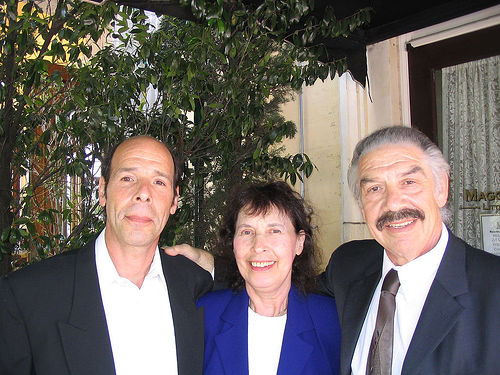
//> input picture labs/common/dlib/examples/faces/2008_001322.jpg, 500 x 375 px, given in place of the camera
$ ./face_detection_opencv_haar   (built with g++ and OpenCV 4)
//> lines starting //> are read from the running program, lines starting //| are printed output that depends on the picture; after the words box and inside, x2 and y2 are one past the last pixel; in counts of white or black regions, pixels touching at a corner belong together
//> further down, frame is the input picture: 375 rows x 500 cols, CV_8UC3; mean B, G, R 97.7, 102, 109.3
#include "opencv2/objdetect.hpp"
#include "opencv2/videoio.hpp"
#include "opencv2/highgui.hpp"
#include "opencv2/imgproc.hpp"

#include <iostream>
#include <stdio.h>

using namespace std;
using namespace cv;

/** Global variables */
String faceCascadePath;
CascadeClassifier faceCascade;

void detectFaceOpenCVHaar(CascadeClassifier faceCascade, Mat &frameOpenCVHaar, int inHeight=300, int inWidth=0)
{
//> called with inHeight = 300, inWidth = 0
    int frameHeight = frameOpenCVHaar.rows;
//> frameHeight = 375
    int frameWidth = frameOpenCVHaar.cols;
//> frameWidth = 500
    if (!inWidth)
        inWidth = (int)((frameWidth / (float)frameHeight) * inHeight);
//> inWidth = 400

    float scaleHeight = frameHeight / (float)inHeight;
//> scaleHeight = 1.25
    float scaleWidth = frameWidth / (float)inWidth;
//> scaleWidth = 1.25

    Mat frameOpenCVHaarSmall, frameGray;
    resize(frameOpenCVHaar, frameOpenCVHaarSmall, Size(inWidth, inHeight));
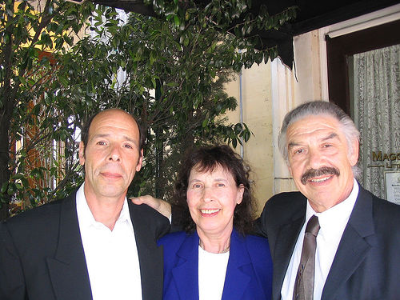
//> frameOpenCVHaarSmall: 300 rows x 400 cols, CV_8UC3; mean B, G, R 97.6, 101.8, 109.2
    cvtColor(frameOpenCVHaarSmall, frameGray, COLOR_BGR2GRAY);
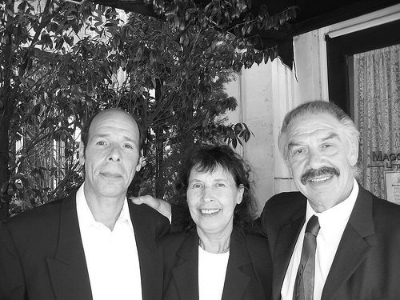
//> frameGray: 300 rows x 400 cols, CV_8UC1; min 3, max 255, mean 103.6

    std::vector<Rect> faces;
    faceCascade.detectMultiScale(frameGray, faces);
//> faces = 3 Rects (x, y, width, height): [179, 164, 61, 61], [78, 117, 73, 73], [18, 151, 51, 51]

    for ( size_t i = 0; i < faces.size(); i++ )
    {
      int x1 = (int)(faces[i].x * scaleWidth);
      int y1 = (int)(faces[i].y * scaleHeight);
      int x2 = (int)((faces[i].x + faces[i].width) * scaleWidth);
      int y2 = (int)((faces[i].y + faces[i].height) * scaleHeight);
      rectangle(frameOpenCVHaar, Point(x1, y1), Point(x2, y2), Scalar(0,255,0), (int)(frameHeight/150.0), 4);
    }
//> this loop made 3 passes
//> (x1, y1, x2, y2) on passes 1 to 3: (223, 205, 300, 281), (97, 146, 188, 237), (22, 188, 86, 252)
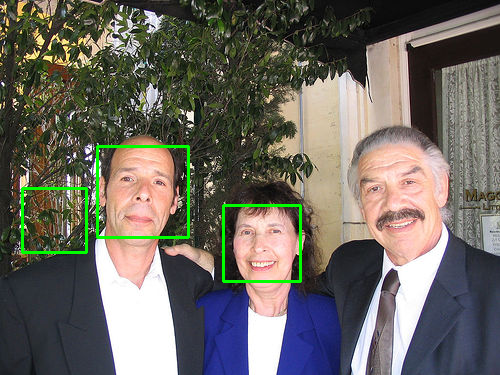
//> frameOpenCVHaar: 375 rows x 500 cols, CV_8UC3; 1.48% of pixels changed, all inside (x1, y1, x2, y2) = (21, 145, 302, 283)
}


int main( int argc, const char** argv )
{
  faceCascadePath = "../models/haarcascade_frontalface_default.xml";

  if( !faceCascade.load( faceCascadePath ) ){ printf("--(!)Error loading face cascade\n"); return -1; };

  VideoCapture source;
  if (argc == 1)
      source.open(0);
  else
      source.open(argv[1]);
  Mat frame;

  double tt_opencvHaar = 0;
  double fpsOpencvHaar = 0;
  while(1)
  {
      source >> frame;
      if(frame.empty())
          break;
      double t = cv::getTickCount();
      detectFaceOpenCVHaar ( faceCascade, frame );
      tt_opencvHaar = ((double)cv::getTickCount() - t)/cv::getTickFrequency();
      fpsOpencvHaar = 1/tt_opencvHaar;
      putText(frame, format("OpenCV HAAR ; FPS = %.2f",fpsOpencvHaar), Point(10, 50), FONT_HERSHEY_SIMPLEX, 1.4, Scalar(0, 0, 255), 4);
      imshow( "OpenCV - HAAR Face Detection", frame );
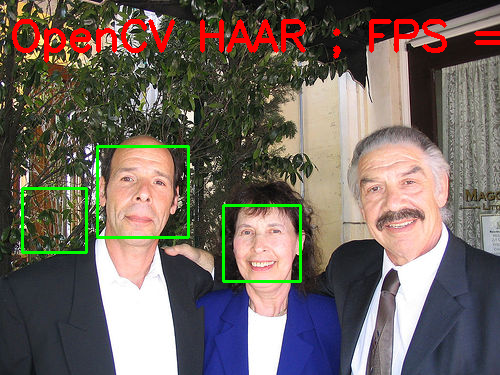
//> window 'OpenCV - HAAR Face Detection': 375 rows x 500 cols, CV_8UC3; mean B, G, R 95, 102.4, 112.7
      int k = waitKey(5);
//> the Esc key is pressed
      if(k == 27)
      {
        destroyAllWindows();
        break;
      }
    }
}

$ run again, on labs/common/dlib/examples/faces/2008_002470.jpg
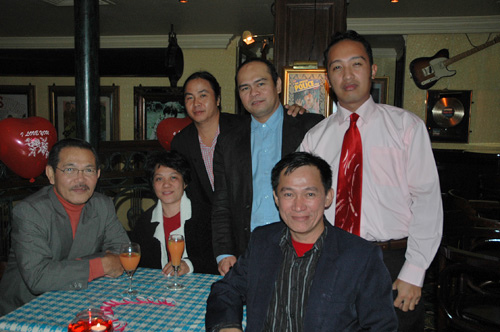
//> input picture labs/common/dlib/examples/faces/2008_002470.jpg, 500 x 332 px, given in place of the camera
//> frame is the input picture: 332 rows x 500 cols, CV_8UC3; mean B, G, R 57.9, 62.1, 66.5
//> faces = 6 Rects (x, y, width, height): [135, 151, 31, 31], [161, 75, 35, 35], [209, 61, 42, 42], [47, 134, 49, 49], [289, 41, 50, 50], [243, 154, 55, 55]
//> the loop in detectFaceOpenCVHaar, `for ( size_t i = 0; i < faces.size(); i++ )` made 6 passes
//> (x1, y1, x2, y2) on passes 1 to 6: (149, 167, 184, 201), (178, 83, 217, 121), (231, 67, 278, 113), (52, 148, 106, 202), (320, 45, 375, 100), (269, 170, 330, 231)
//> after the loop in detectFaceOpenCVHaar, `for ( size_t i = 0; i < faces.size(); i++ )`:
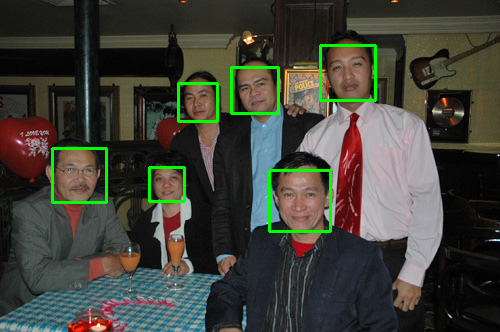
//> frameOpenCVHaar: 332 rows x 500 cols, CV_8UC3; 2.08% of pixels changed, all inside (x1, y1, x2, y2) = (51, 44, 377, 233)
//> `imshow( "OpenCV - HAAR Face Detection", frame );`:
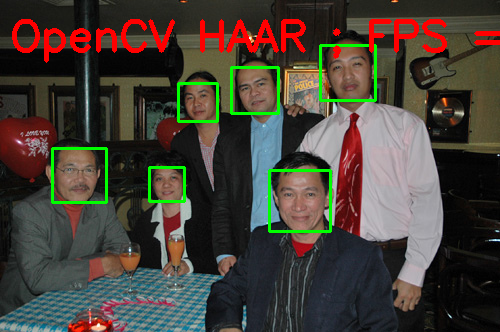
//> window 'OpenCV - HAAR Face Detection': 332 rows x 500 cols, CV_8UC3; mean B, G, R 55.5, 64.4, 71

$ run again, on labs/common/dlib/examples/faces/2008_002506.jpg
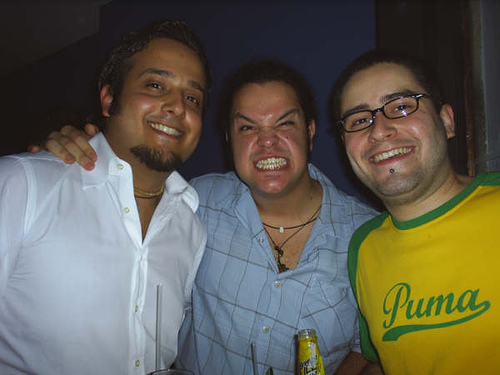
//> input picture labs/common/dlib/examples/faces/2008_002506.jpg, 500 x 375 px, given in place of the camera
//> frame is the input picture: 375 rows x 500 cols, CV_8UC3; mean B, G, R 82.3, 95.2, 98.2
//> in detectFaceOpenCVHaar, `cvtColor(frameOpenCVHaarSmall, frameGray, COLOR_BGR2GRAY);`:
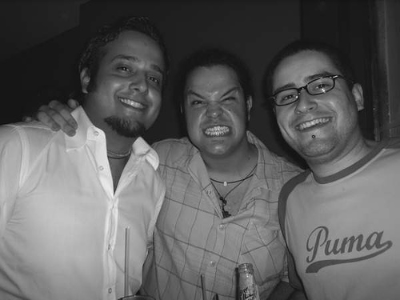
//> frameGray: 300 rows x 400 cols, CV_8UC1; min 11, max 241, mean 94.5
//> faces = 4 Rects (x, y, width, height): [177, 73, 75, 75], [211, 192, 76, 76], [91, 41, 89, 89], [255, 51, 103, 103]
//> the loop in detectFaceOpenCVHaar, `for ( size_t i = 0; i < faces.size(); i++ )` made 4 passes
//> (x1, y1, x2, y2) on passes 1 to 4: (221, 91, 315, 185), (263, 240, 358, 335), (113, 51, 225, 162), (318, 63, 447, 192)
//> `imshow( "OpenCV - HAAR Face Detection", frame );`:
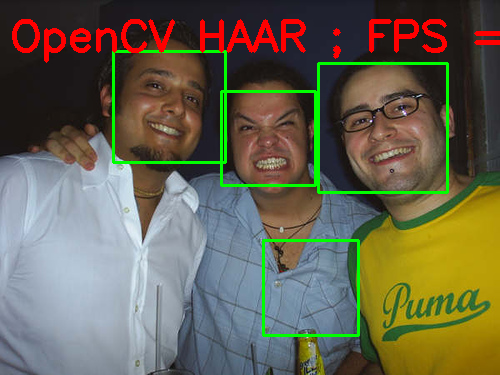
//> window 'OpenCV - HAAR Face Detection': 375 rows x 500 cols, CV_8UC3; mean B, G, R 79.8, 99.5, 102.3
